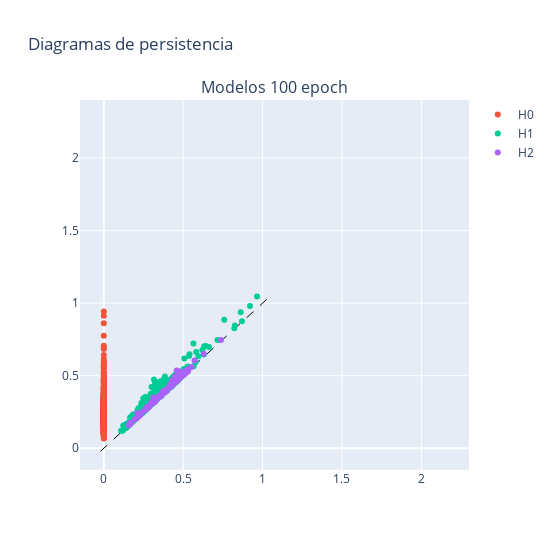

Source (notebook cell):
### Code cell
# Crear una figura con dos subplots, asegurando que el aspecto de la cuadrícula sea cuadrado
fig = make_subplots(rows=1, cols=1, subplot_titles=[f"Modelos {num_epochs} epoch"], 
                    shared_yaxes=True, shared_xaxes=True)

# Definir un mapeo de colores para cada dimensión (cambia los colores como desees)
dimension_colors = {
    'H0': '#EF553B',
    'H1': '#00CC96',
    'H2': '#AB63FA'
}

# Generar el primer gráfico
fig1 = plot_diagram(diagrams_data[0])
for trace in fig1['data']:
    # Asignar un color basado en la etiqueta del 'trace'
    trace_name = trace.name
    if trace_name in dimension_colors:
        trace.marker.color = dimension_colors[trace_name]
    fig.add_trace(trace, row=1, col=1)

# Ajustar el tamaño de la figura para mantener el aspecto 1:1
fig.update_layout(
    width=550, 
    height=550,
    title_text="Diagramas de persistencia",
    showlegend=True
)

fig.update_xaxes(
    range=[-0.15,2.3],
)

fig.update_yaxes(
    range=[-0.15,2.4],
)

# Mostrar el gráfico
fig.show()

### Figure 1 — Plotly figure (JSON) as saved in the notebook; plotly's stock layout.template omitted (floating-point values rounded to 4 significant figures; data arrays with more than 128 entries replaced by an {"elided": "..."} marker saying what was removed)
{"data": [{"hoverinfo": "none", "line": {"color": "black", "dash": "dash", "width": 1}, "mode": "lines", "showlegend": false, "type": "scatter", "x": [-0.02093, 1.067], "xaxis": "x", "y": [-0.02093, 1.067], "yaxis": "y"}, {"hoverinfo": "text", "hovertext": {"elided": "639 str values"}, "marker": {"color": "#EF553B"}, "mode": "markers", "name": "H0", "type": "scatter", "x": {"elided": "639 int values"}, "xaxis": "x", "y": {"elided": "639 float values"}, "yaxis": "y"}, {"hoverinfo": "text", "hovertext": {"elided": "443 str values"}, "marker": {"color": "#00CC96"}, "mode": "markers", "name": "H1", "type": "scatter", "x": {"elided": "443 float values"}, "xaxis": "x", "y": {"elided": "443 float values"}, "yaxis": "y"}, {"hoverinfo": "text", "hovertext": {"elided": "135 str values"}, "marker": {"color": "#AB63FA"}, "mode": "markers", "name": "H2", "type": "scatter", "x": {"elided": "135 float values"}, "xaxis": "x", "y": {"elided": "135 float values"}, "yaxis": "y"}], "layout": {"annotations": [{"font": {"size": 16}, "showarrow": false, "text": "Modelos 100 epoch", "x": 0.5, "xanchor": "center", "xref": "paper", "y": 1, "yanchor": "bottom", "yref": "paper"}], "height": 550, "showlegend": true, "title": {"text": "Diagramas de persistencia"}, "width": 550, "xaxis": {"anchor": "y", "domain": [0, 1], "range": [-0.15, 2.3]}, "yaxis": {"anchor": "x", "domain": [0, 1], "range": [-0.15, 2.4]}}}
